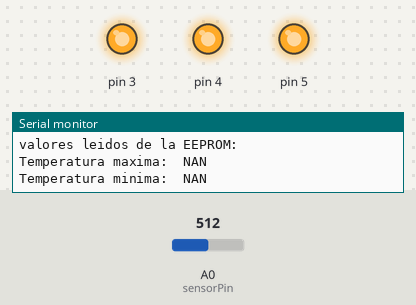
Bench run of a sketch on a simulated Arduino Uno, built with avr-gcc and run on an emulated ATmega328P. On the bench: output pins drawn as LEDs (lit = HIGH), the last lines printed to the serial monitor. The test bench sets the inputs (shaded band); at power-on: A0 (sensorPin) = 512.

Above: at 1.3 s.
1.4 s: A0 (sensorPin) set to 171
2.9 s: A0 (sensorPin) set to 155
At 4.1 s:
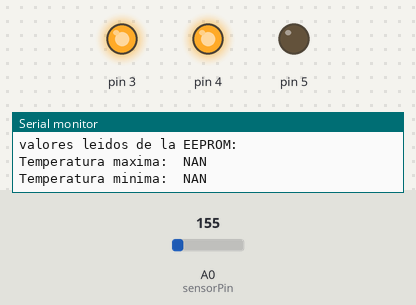
4.4 s: A0 (sensorPin) set to 122
At 5.4 s:
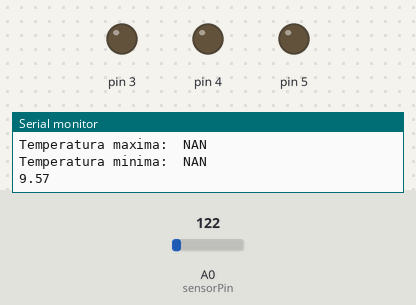
8.9 s: A0 (sensorPin) set to 210
At 10.0 s:
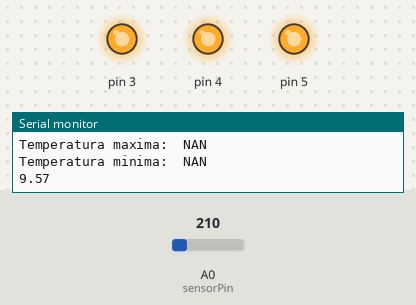
Timing chart, 0 to 11.4 s (numbered marks = the images above; inputs shaded):
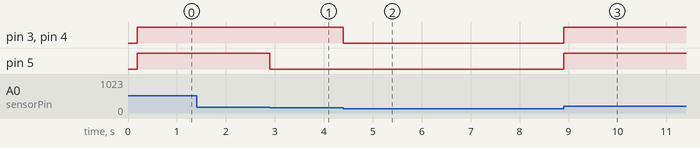

The sketch:

Ejercicio24-Temperatura_Max_Min.ino
```cpp
//Ejercicio basado en ejemplo 3 del libro incluido en el Arduino Starter Kit
#include <MsTimer2.h>
#include <EEPROM.h>

#define MAXAddress 100
#define MINAddress 200

const int sensorPin = A0;
const float baselineTemp = 20.0;
float temp;
float max_temperature;
float min_temperature;

void setup() {
  Serial.begin(9600);
  Serial.println("Pulsa C para temperatura en grados Centigrados\nPulsa F para temperatura en grados Fahrenheit\nPulsa M para maxima\nPulsa m para minima\npulsa R para resetear max y min");
  for (int pinNumber = 3; pinNumber < 6; pinNumber++) {
    pinMode(pinNumber, OUTPUT);
    digitalWrite(pinNumber, LOW);
  }

  //Actualiziar datos de la EEPROM
  EEPROM.get(MAXAddress,max_temperature);
  EEPROM.get(MINAddress,min_temperature);

  Serial.println("valores leidos de la EEPROM:");
  Serial.println("Temperatura maxima: " + (String)max_temperature);
  Serial.println("Temperatura minima: " + (String)min_temperature);

  MsTimer2::set(5000, print_temperature); // 5000ms period
  MsTimer2::start();
}

void loop() {
  int sensorVal = analogRead(sensorPin);
  float voltage = (sensorVal / 1024.0) * 5.0;
  temp = (voltage - 0.5) * 100;

  if (temp > max_temperature) {
    max_temperature = temp;
    EEPROM.put(MAXAddress, max_temperature);
  }

  if (temp < min_temperature) {
    min_temperature = temp;
    EEPROM.put(MINAddress, min_temperature);
  }

  if (temp < baselineTemp) {
    digitalWrite(3, LOW);
    digitalWrite(4, LOW);
    digitalWrite(5, LOW);
  }
  else if (temp >= baselineTemp + 2 && temp < baselineTemp + 4) {
    digitalWrite(3, HIGH);
    digitalWrite(4, LOW);
    digitalWrite(5, LOW);
  }
  else if (temp >= baselineTemp + 4 && temp < baselineTemp + 6) {
    digitalWrite(3, HIGH);
    digitalWrite(4, HIGH);
    digitalWrite(5, LOW);
  }
  else if (temp >= baselineTemp + 6) {
    digitalWrite(3, HIGH);
    digitalWrite(4, HIGH);
    digitalWrite(5, HIGH);
  }
  delay(1);

  if (Serial.available() > 0) {
    char caracterLeido = Serial.read();
    if (caracterLeido == 'c' || caracterLeido == 'C') {
      Serial.print("Sensor Value: ");
      Serial.print(sensorVal);
      Serial.print(", Volts: ");
      Serial.print(voltage);
      Serial.print(", degrees C: ");
      Serial.println(temp);
    }
    else if (caracterLeido == 'f' || caracterLeido == 'F') {
      Serial.print("Sensor Value: ");
      Serial.print(sensorVal);
      Serial.print(", Volts: ");
      Serial.print(voltage);
      Serial.print(", degrees F: ");
      Serial.println(temp * 1.8 + 32.0);
    }
    else if (caracterLeido == 'M') {
      Serial.print("Max Temperature: ");
      Serial.println(max_temperature);
    }
    else if (caracterLeido == 'm') {
      Serial.print("Min Temperature: ");
      Serial.println(min_temperature);
    }
    else if (caracterLeido == 'R') {
      Serial.println("Reset max and min values");
      EEPROM.put(MAXAddress, temp);
      EEPROM.put(MINAddress, temp);
    }
    else Serial.println("Caracter incorrecto... c o C para celsius y f o F para fahrenheit");
  }
}

void print_temperature()
{
  Serial.println(temp);
}
```

Measured:
- the behaviour switches between 156 and 155 on A0 (sensorPin) (found by bisection; images 0 and 1)
- after the input at 1.4 s, every drawn part: stays the same
- after the input at 2.9 s, pin 5: HIGH → LOW at once
- after the input at 4.4 s, pin 3, pin 4: HIGH → LOW at once
- after the input at 8.9 s, pin 3–5: LOW → HIGH at once
